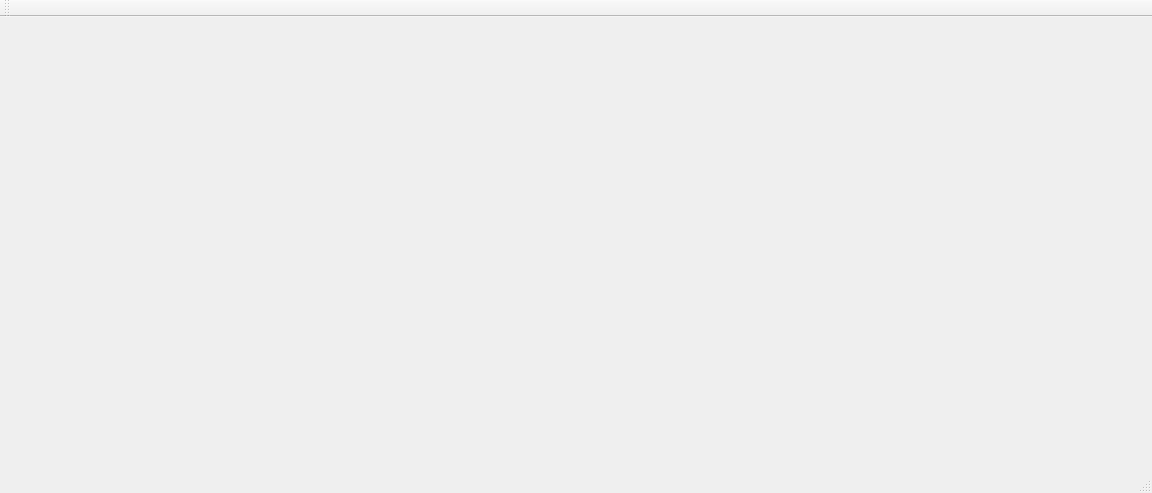
<?xml version="1.0" encoding="UTF-8"?>
<ui version="4.0">
 <class>MainWindow</class>
 <widget class="QMainWindow" name="MainWindow">
  <property name="geometry">
   <rect>
    <x>0</x>
    <y>0</y>
    <width>1152</width>
    <height>493</height>
   </rect>
  </property>
  <property name="windowTitle">
   <string>Spannungsteiler-Berechnungstool</string>
  </property>
  <property name="windowIcon">
   <iconset>
    <normaloff>../pictures/icon.png</normaloff>../pictures/icon.png</iconset>
  </property>
  <property name="toolTip">
   <string/>
  </property>
  <widget class="QWidget" name="centralWidget">
   <widget class="QLabel" name="label">
    <property name="geometry">
     <rect>
      <x>20</x>
      <y>20</y>
      <width>411</width>
      <height>381</height>
     </rect>
    </property>
    <property name="toolTip">
     <string/>
    </property>
    <property name="statusTip">
     <string extracomment="weöfjfkj"/>
    </property>
    <property name="text">
     <string/>
    </property>
    <property name="pixmap">
     <pixmap>../pictures/VoltageDivider.png</pixmap>
    </property>
    <property name="scaledContents">
     <bool>true</bool>
    </property>
   </widget>
  </widget>
  <widget class="QMenuBar" name="menuBar">
   <property name="geometry">
    <rect>
     <x>0</x>
     <y>0</y>
     <width>1152</width>
     <height>22</height>
    </rect>
   </property>
  </widget>
  <widget class="QToolBar" name="mainToolBar">
   <attribute name="toolBarArea">
    <enum>TopToolBarArea</enum>
   </attribute>
   <attribute name="toolBarBreak">
    <bool>false</bool>
   </attribute>
  </widget>
  <widget class="QStatusBar" name="statusBar"/>
 </widget>
 <layoutdefault spacing="6" margin="11"/>
 <resources/>
 <connections/>
</ui>
